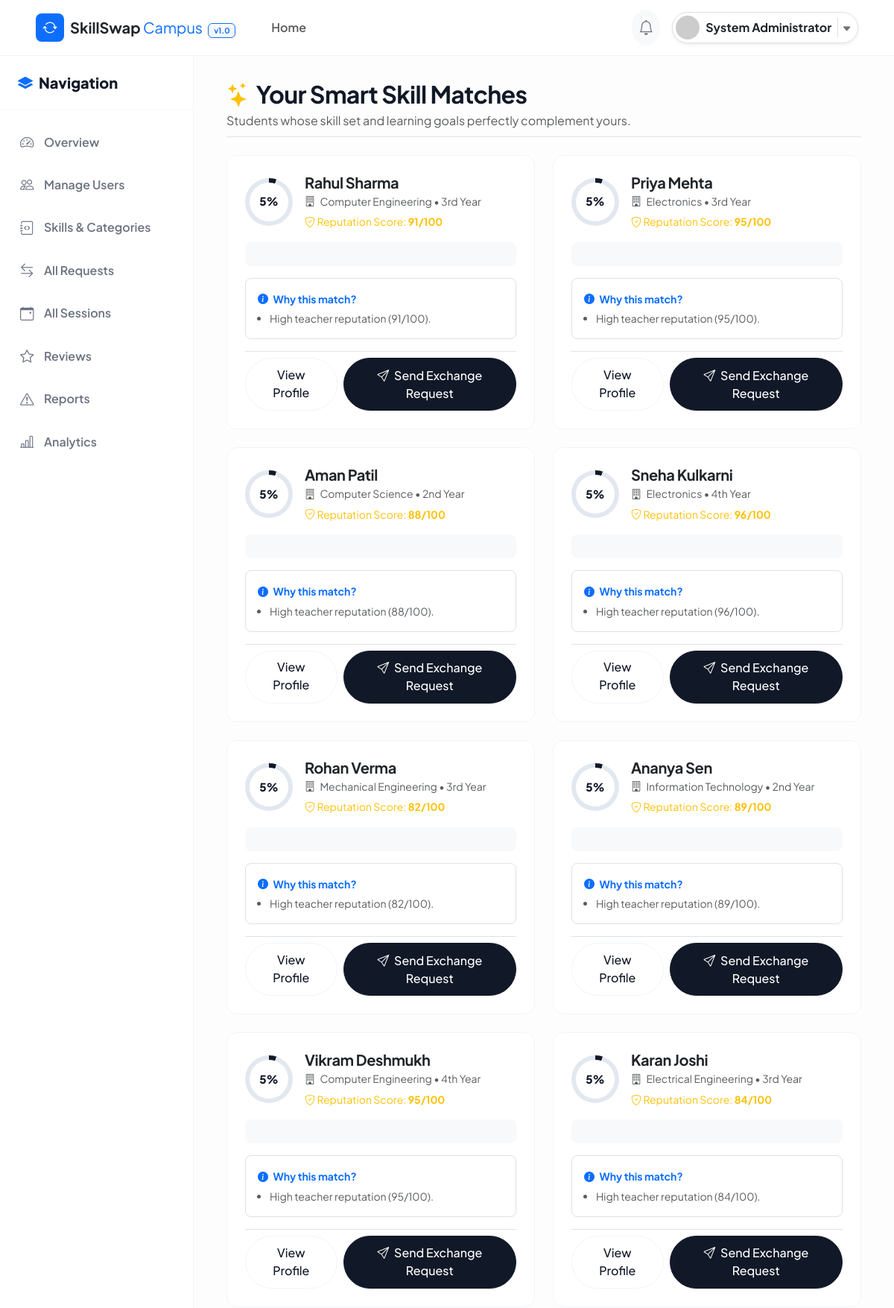
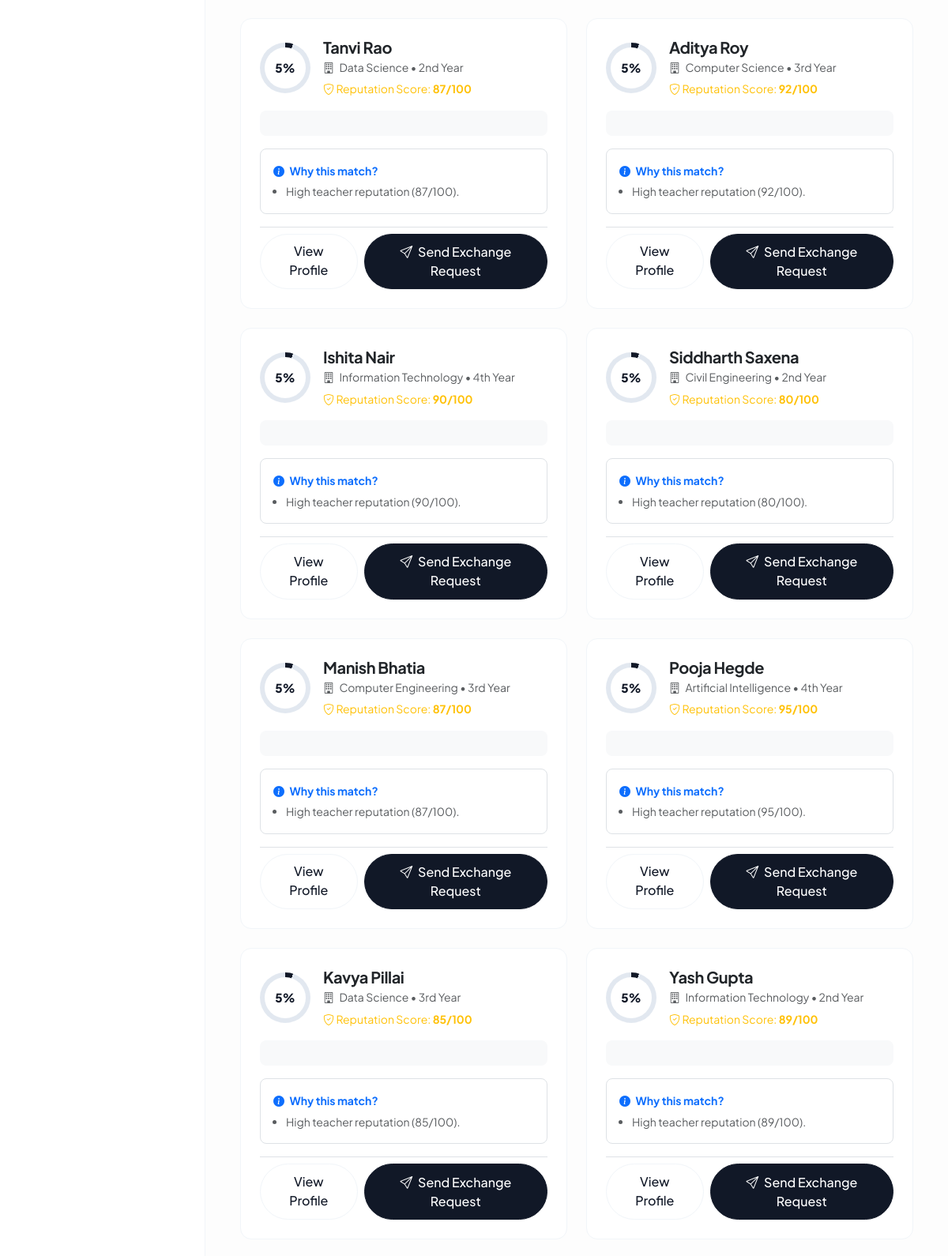
/student/matches.php (signed in, upper part), run on the app's committed database (2 pictures, top to bottom).
### tables this page shows
CREATE TABLE `users` (
  `user_id` INT AUTO_INCREMENT PRIMARY KEY,
  `name` VARCHAR(100) NOT NULL,
  `email` VARCHAR(100) NOT NULL UNIQUE,
  `password` VARCHAR(255) NOT NULL,
  `college_id` VARCHAR(50) NOT NULL UNIQUE,
  `department` VARCHAR(100) NOT NULL,
  `year` ENUM('1st Year', '2nd Year', '3rd Year', '4th Year', 'Postgraduate') NOT NULL DEFAULT '1st Year',
  `bio` TEXT DEFAULT NULL,
  `profile_image` VARCHAR(255) DEFAULT 'default-avatar.png',
  `role` ENUM('student', 'admin') NOT NULL DEFAULT 'student',
  `status` ENUM('active', 'inactive', 'suspended') NOT NULL DEFAULT 'active',
  `reputation_score` DECIMAL(5,2) NOT NULL DEFAULT 50.00,
  `created_at` TIMESTAMP DEFAULT CURRENT_TIMESTAMP,
  `updated_at` TIMESTAMP DEFAULT CURRENT_TIMESTAMP ON UPDATE CURRENT_TIMESTAMP,
  CONSTRAINT `chk_reputation_range` CHECK (`reputation_score` >= 0 AND `reputation_score` <= 100)
);

### includes/functions.php (called while the page is built, shortened)
<?php
function calculate_skill_match_score(PDO $pdo, int $current_user_id, int $target_user_id): array {
    $stmtUser1 = $pdo->prepare("SELECT user_id, department, year, reputation_score FROM users WHERE user_id = :id");
    $stmtUser1->execute(['id' => $current_user_id]);
    $u1 = $stmtUser1->fetch();
    $stmtUser2 = $pdo->prepare("SELECT user_id, department, year, reputation_score FROM users WHERE user_id = :id");
    $stmtUser2->execute(['id' => $target_user_id]);
    $u2 = $stmtUser2->fetch();
    $stmtDirect = $pdo->prepare("
        SELECT s.skill_id, s.skill_name
        FROM user_skills us2
        JOIN skills s ON us2.skill_id = s.skill_id
        JOIN user_skills us1 ON us1.skill_id = s.skill_id
        WHERE us2.user_id = :target_id AND us2.skill_type = 'TEACH'
          AND us1.user_id = :current_id AND us1.skill_type = 'LEARN'
    ");
    $stmtDirect->execute(['target_id' => $target_user_id, 'current_id' => $current_user_id]);
    $directMatchSkills = $stmtDirect->fetchAll(PDO::FETCH_ASSOC);
    $stmtReverse = $pdo->prepare("
        SELECT s.skill_id, s.skill_name
        FROM user_skills us1
        JOIN skills s ON us1.skill_id = s.skill_id
        JOIN user_skills us2 ON us2.skill_id = s.skill_id
        WHERE us1.user_id = :current_id AND us1.skill_type = 'TEACH'
          AND us2.user_id = :target_id AND us2.skill_type = 'LEARN'
    ");
    $stmtReverse->execute(['current_id' => $current_user_id, 'target_id' => $target_user_id]);
    $reverseMatchSkills = $stmtReverse->fetchAll(PDO::FETCH_ASSOC);
    $score = 0;
    $reasons = [];
    $learnSkillsNames = array_column($directMatchSkills, 'skill_name');
    $teachSkillsNames = array_column($reverseMatchSkills, 'skill_name');
    if ((float)$u2['reputation_score'] >= 80.0) {
        $score += 5;
        $reasons[] = "High teacher reputation (" . round($u2['reputation_score']) . "/100).";
    }
    $finalScore = min(100, $score);
    $isPerfect = ($finalScore >= 80 && !empty($directMatchSkills) && !empty($reverseMatchSkills));
    return [
        'score' => $finalScore,
        'is_perfect' => $isPerfect,
        'learn_skills' => $learnSkillsNames,
        'teach_skills' => $teachSkillsNames,
        'reasons' => $reasons
    ];
}

### student/matches.php (the view, shortened to what this page needs)
<?php
require_once __DIR__ . '/../includes/auth-check.php';
require_once __DIR__ . '/../includes/functions.php';
$currentUserId = $_SESSION['user_id'];
$pdo = Database::getConnection();
$stmtOtherUsers = $pdo->prepare("SELECT user_id FROM users WHERE user_id <> :id AND role = 'student' AND status = 'active'");
$stmtOtherUsers->execute(['id' => $currentUserId]);
$candidateIds = $stmtOtherUsers->fetchAll(PDO::FETCH_COLUMN);
$allMatches = [];
foreach ($candidateIds as $cid) {
    $matchData = calculate_skill_match_score($pdo, $currentUserId, (int)$cid);
    if ($matchData['score'] > 0) {
        $stmtCand = $pdo->prepare("SELECT user_id, name, department, year, profile_image, reputation_score, bio FROM users WHERE user_id = :id");
        $stmtCand->execute(['id' => $cid]);
        $candInfo = $stmtCand->fetch();
        $stmtTeachSkills = $pdo->prepare("
            SELECT s.skill_id, s.skill_name
            FROM user_skills us
            JOIN skills s ON us.skill_id = s.skill_id
            WHERE us.user_id = :id AND us.skill_type = 'TEACH'
        ");
        $stmtTeachSkills->execute(['id' => $cid]);
        $candInfo['teach_skills_list'] = $stmtTeachSkills->fetchAll(PDO::FETCH_ASSOC);
        $allMatches[] = array_merge($candInfo, $matchData);
    }
}
usort($allMatches, function($a, $b) {
    return $b['score'] <=> $a['score'];
});
require_once __DIR__ . '/../includes/header.php';
require_once __DIR__ . '/../includes/navbar.php';
?>
<div class="dashboard-wrapper">
  <?php require_once __DIR__ . '/../includes/sidebar.php'; ?>
  <main class="main-content">
    <div class="container-fluid">
      <div class="d-flex flex-column flex-md-row justify-content-between align-items-md-center mb-4 pb-2 border-bottom">
        <div>
          <h2 class="fw-bold mb-1"><i class="bi bi-stars text-warning me-2"></i>Your Smart Skill Matches</h2>
          <p class="text-muted mb-0">Students whose skill set and learning goals perfectly complement yours.</p>
        </div>
      </div>
      <?php if (empty($allMatches)): ?>
        <div class="card-custom p-5 text-center">
          <i class="bi bi-stars fs-1 text-warning d-block mb-3 opacity-75"></i>
          <h4 class="fw-bold text-dark mb-1">No Skill Matches Found Yet</h4>
          <p class="text-muted small mb-3">Add more skills to your profile to let our compatibility algorithm discover perfect peers!</p>
          <a href="skills.php" class="btn btn-primary-custom">Go to My Skills</a>
        </div>
      <?php else: ?>
        <div class="row g-4">
          <?php foreach ($allMatches as $m): ?>
          <div class="col-lg-6">
            <div class="match-card <?= $m['is_perfect'] ? 'perfect-match' : '' ?> h-100 d-flex flex-column justify-content-between">
              <div>
                <div class="d-flex align-items-center gap-3 mb-3">
                  <div class="match-ring" style="--score: <?= $m['score'] ?>;">
                    <span class="match-ring-text"><?= $m['score'] ?>%</span>
                  </div>
                  <div>
                    <h5 class="fw-bold mb-0 text-dark"><?= htmlspecialchars($m['name']) ?></h5>
                    <span class="text-muted small"><i class="bi bi-building me-1"></i> <?= htmlspecialchars($m['department']) ?> • <?= htmlspecialchars($m['year']) ?></span>
                    <div class="small text-warning mt-1">
                      <i class="bi bi-shield-check"></i> Reputation Score: <strong><?= round($m['reputation_score']) ?>/100</strong>
                    </div>
                  </div>
                </div>
                <div class="bg-light p-3 rounded-3 mb-3">
                </div>
                <div class="p-3 bg-white border rounded-3 small mb-3">
                  <div class="fw-bold text-primary mb-1"><i class="bi bi-info-circle-fill me-1"></i> Why this match?</div>
                  <ul class="mb-0 ps-3 text-muted">
                    <?php foreach ($m['reasons'] as $reason): ?>
                      <li><?= htmlspecialchars($reason) ?></li>
                    <?php endforeach; ?>
                  </ul>
                </div>
              </div>
              <div class="d-flex gap-2 pt-2 border-top">
                <a href="profile.php?id=<?= $m['user_id'] ?>" class="btn btn-outline-custom flex-grow-1">View Profile</a>
                <button type="button" class="btn btn-primary-custom flex-grow-1" data-bs-toggle="modal" data-bs-target="#requestModal<?= $m['user_id'] ?>">
                  <i class="bi bi-send me-1"></i> Send Exchange Request
                </button>
              </div>
            </div>
          </div>
          <?php endforeach; ?>
        </div>
      <?php endif; ?>
    </div>
  </main>
</div>
<?php require_once __DIR__ . '/../includes/footer.php'; ?>

### assets/css/style.css (style rules this page uses)
:root { --primary: #111827; --primary-hover: #000000; --primary-light: #f3f4f6; --secondary: #4f46e5; --accent: #6366f1; --dark-bg: #030712; --dark-card: #111827; --light-bg: #fdfdfd; --surface: #ffffff; --border-color: #f1f5f9; --text-main: #111827; --text-muted: #6b7280; --text-light: #9ca3af; --success: #059669; --warning: #d97706; --danger: #dc2626; --radius-sm: 6px; --radius-md: 10px; --radius-lg: 14px; --radius-full: 9999px; --shadow-sm: 0 1px 2px rgba(0, 0, 0, 0.04); --shadow-md: 0 4px 6px -1px rgba(0, 0, 0, 0.05); --shadow-lg: 0 10px 15px -3px rgba(0, 0, 0, 0.05); --transition-fast: all 0.2s cubic-bezier(0.4, 0, 0.2, 1); --transition-normal: all 0.3s cubic-bezier(0.4, 0, 0.2, 1); }
body { font-family: 'Plus Jakarta Sans', -apple-system, BlinkMacSystemFont, "Segoe UI", Roboto, sans-serif; background-color: var(--light-bg); color: var(--text-main); min-height: 100vh; margin: 0; line-height: 1.6; }
h1, h2, h3, h4, h5, h6 { font-weight: 700; color: var(--text-main); letter-spacing: -0.02em; }
a { color: var(--primary); text-decoration: none; transition: var(--transition-fast); }
.btn-primary-custom { background: var(--primary); color: #ffffff; border: 1px solid var(--primary); padding: 0.65rem 1.4rem; border-radius: var(--radius-full); font-weight: 500; box-shadow: var(--shadow-sm); transition: var(--transition-normal); }
.btn-outline-custom { background: transparent; color: var(--primary); border: 1px solid var(--border-color); padding: 0.6rem 1.3rem; border-radius: var(--radius-full); font-weight: 500; transition: var(--transition-fast); }
.match-ring { width: 64px; height: 64px; border-radius: 50%; background: conic-gradient(var(--primary) calc(var(--score) * 1%), #e2e8f0 0); display: flex; align-items: center; justify-content: center; position: relative; }
.match-ring::before { content: ''; position: absolute; width: 52px; height: 52px; border-radius: 50%; background: var(--surface); }
.match-ring-text { position: relative; font-weight: 800; font-size: 0.95rem; color: var(--primary); }

### assets/css/dashboard.css (style rules this page uses)
.dashboard-wrapper { display: flex; min-height: calc(100vh - 65px); position: relative; }
.main-content { flex-grow: 1; padding: 2rem; background-color: var(--light-bg); overflow-x: hidden; }
.match-card { position: relative; border: 1.5px solid var(--border-color); border-radius: var(--radius-lg); background: var(--surface); padding: 1.5rem; transition: var(--transition-normal); }

### data on the page
users: score "5", name "Rahul Sharma", department "Computer Engineering", year "3rd Year", reputation_score "91", reason "High teacher reputation (91/100)."
users: score "5", name "Priya Mehta", department "Electronics", year "3rd Year", reputation_score "95", reason "High teacher reputation (95/100)."
users: score "5", name "Aman Patil", department "Computer Science", year "2nd Year", reputation_score "88", reason "High teacher reputation (88/100)."
users: user_id "5", name "Sneha Kulkarni", department "Electronics", year "4th Year", reputation_score "96", reason "High teacher reputation (96/100)."
users: score "5", name "Rohan Verma", department "Mechanical Engineering", year "3rd Year", reputation_score "82", reason "High teacher reputation (82/100)."
users: score "5", name "Ananya Sen", department "Information Technology", year "2nd Year", reputation_score "89", reason "High teacher reputation (89/100)."
users: score "5", name "Vikram Deshmukh", department "Computer Engineering", year "4th Year", reputation_score "95", reason "High teacher reputation (95/100)."
users: score "5", name "Karan Joshi", department "Electrical Engineering", year "3rd Year", reputation_score "84", reason "High teacher reputation (84/100)."
users: score "5", name "Tanvi Rao", department "Data Science", year "2nd Year", reputation_score "87", reason "High teacher reputation (87/100)."
users: score "5", name "Aditya Roy", department "Computer Science", year "3rd Year", reputation_score "92", reason "High teacher reputation (92/100)."
users: score "5", name "Ishita Nair", department "Information Technology", year "4th Year", reputation_score "90", reason "High teacher reputation (90/100)."
users: score "5", name "Siddharth Saxena", department "Civil Engineering", year "2nd Year", reputation_score "80", reason "High teacher reputation (80/100)."
users: score "5", name "Manish Bhatia", department "Computer Engineering", year "3rd Year", reputation_score "87", reason "High teacher reputation (87/100)."
users: score "5", name "Pooja Hegde", department "Artificial Intelligence", year "4th Year", reputation_score "95", reason "High teacher reputation (95/100)."
users: score "5", name "Kavya Pillai", department "Data Science", year "3rd Year", reputation_score "85", reason "High teacher reputation (85/100)."
users: score "5", name "Yash Gupta", department "Information Technology", year "2nd Year", reputation_score "89", reason "High teacher reputation (89/100)."

### other printed values
$userName "System Administrator"
